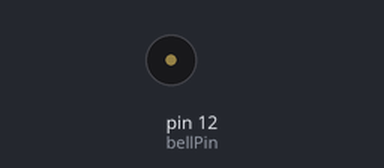
A sketch run on a simulated Arduino Uno, built with avr-gcc and run on an emulated ATmega328P. Shown: buzzer (waves = sounding).

Above: at 0.6 s.
At 6.9 s:
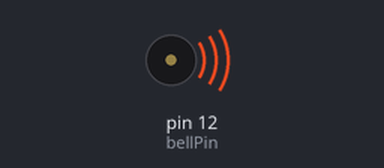
Timing chart, 0 to 9.6 s (numbered marks = the images above):
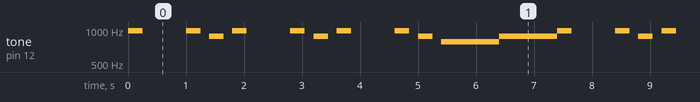

The sketch:

eye_of_the_tiger.ino.ino
```cpp
  int bellPin = 12;
  void setup(){
    pinMode(bellPin, OUTPUT);
  }
  void loop(){
    digitalWrite(bellPin, HIGH);

  tone(bellPin, 988, 250);
  delay(1000);
  tone(bellPin, 988, 250);
  delay(400);
  tone(bellPin, 880, 250);
  delay(400);
  tone(bellPin, 988, 250);
  delay(1000);

  tone(bellPin, 988, 250);
  delay(400);
  tone(bellPin, 880, 250);
  delay(400);
  tone(bellPin, 988, 250);
  delay(1000);

  tone(bellPin, 988, 250);
  delay(400);
  tone(bellPin, 880, 250);
  delay(400);
  tone(bellPin, 784, 1000);
  delay(1000);
  tone(bellPin, 880, 1000);
  delay(1000);
  //replays loop
  }
```
